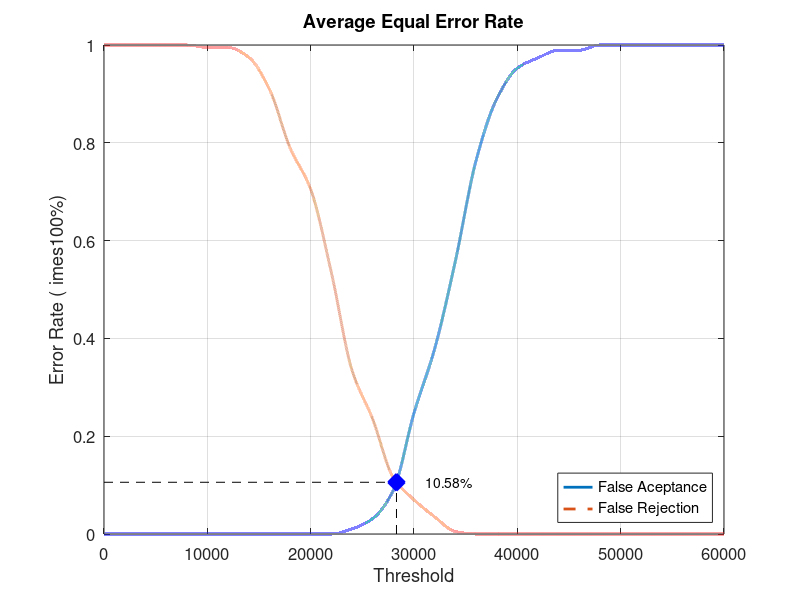
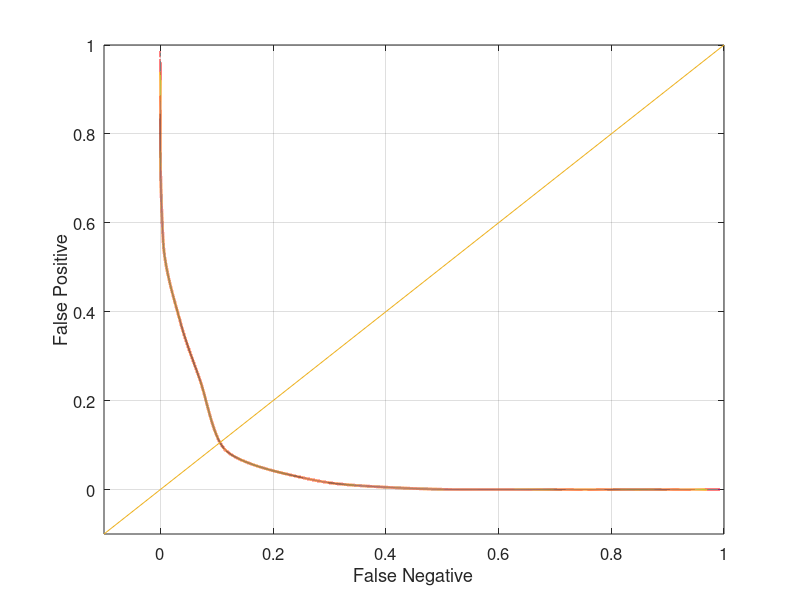

MATLAB code to generate these figures, in order:
close all;
clear;
clc;
x = 0:2000:60000;
xq = 0:0.5:60000;

y0 = [0 0 0 0 0 0 0 0 0 0 0 0 0.0105263 0.0315789 0.0894737 0.247368 0.378947 0.557895 0.763158 0.889474 0.952632 0.973684 0.989474 0.989474 1 1 1 1 1 1 1]
yy0 = interp1(x, y0, xq, 'pchip');
y1 = [1 1 1 1 1 0.995 0.995 0.975 0.91 0.79 0.705 0.535 0.335 0.235 0.115 0.07 0.035 0.005 0 0 0 0 0 0 0 0 0 0 0 0 0]
yy1 = interp1(x, y1, xq, 'pchip');

% Calculating EER: 
y2 = abs(y0 - y1);
find(y2 == min(y2))
yy2 = abs(yy0 - yy1);
xEER = find(yy2 == min(yy2));
xEERIndex = xq(xEER) % X-axis EER
yEER = yy0(xEER) % Y-axis EER

main = figure
plot(xq, yy0,'-','LineWidth', 2);	hold on
plot(xq, yy1,'--','LineWidth', 2);	hold on
plot([xEERIndex xEERIndex], [0 yEER], 'k--');	hold on
plot([0 xEERIndex], [yEER yEER], 'k--');	hold on
plot(xEERIndex, yEER, 'bx', 'LineWidth', 10);	hold on
text(xEERIndex + 10 * xEERIndex / 100, yEER, [num2str(round((10000 * yEER)) / 100) '%'])
legend('False Aceptance', 'False Rejection', 'Location', 'SouthEast')
xlabel('Threshold')
ylabel('Error Rate (	imes100%)')
title('Average Equal Error Rate')
set(gca, 'FontSize', 12)
axis([0 60000 0 1])
grid on

print(main, 'Database3_4Main', '-dpng');
FNRxFPR = figure('Color', [1 1 1]);
plot(yy1, yy0, '-', yy1, yy0, 'LineWidth', 2);
hold on
y = -0.1:0.1:1
plot(y, y); 
set(gca, 'FontSize', 12)
xlabel('False Negative')
ylabel('False Positive')
axis([-0.1 1 -0.1 1])
set(gca, 'FontSize', 12)
grid on

print(FNRxFPR, 'Database3_4FNRxFPR','-dpng');
